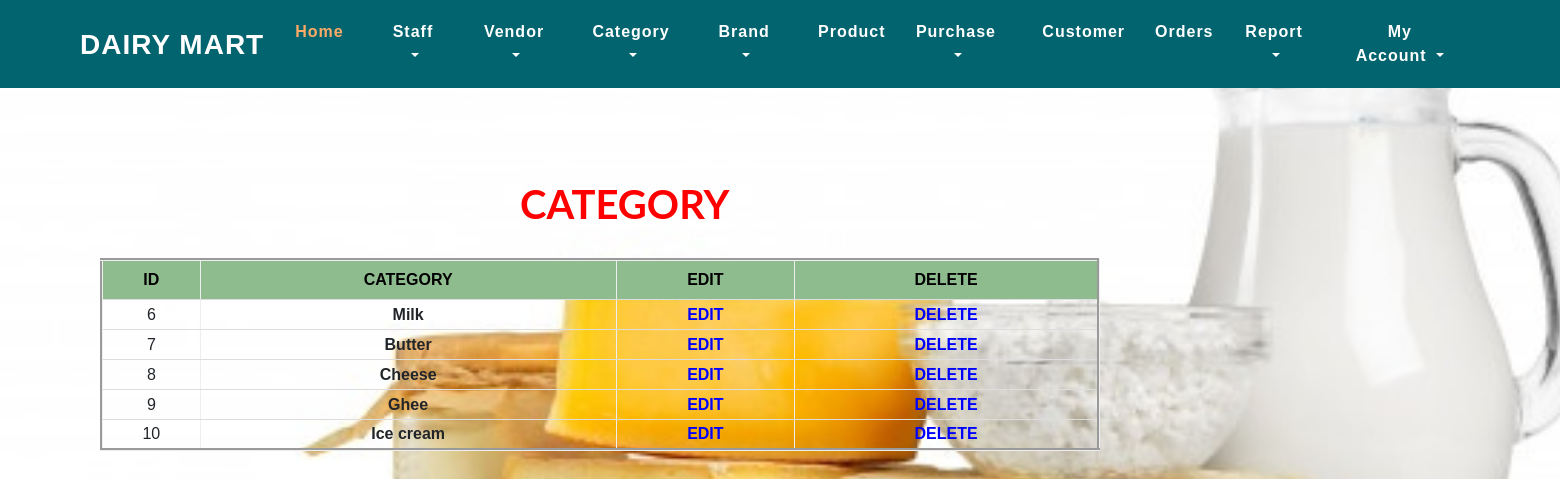
The app's page /admin/view_cat.php with its own data.
### tables this page shows
CREATE TABLE `tbl_category` (
  `cat_id` int(50) NOT NULL,
  `cat_type` varchar(50) NOT NULL
);

### shares/db/mydatabase.inc (called while the page is built, shortened)
<?php
	function getDatas($sql){
		$dt = mysql_query($sql);
		$table = array();
		$rno = mysql_num_rows($dt);
		$cno = mysql_num_fields($dt);
		for($i=0;$i<$rno;$i++){
			$row = mysql_fetch_array($dt);
			for($j=0;$j<$cno;$j++){
				$table[$i][$j] = $row[$j];
			}
		}
		return $table;
	}
?>

### admin/view_cat.php (the view, shortened to what this page needs)
<?php include_once("../shares/db/mydatabase.inc");
include_once("top.php");
  ?>
 <head>
 </head>
	<?php
$sql="select * from tbl_category";
					$tbl=getDatas($sql);
if($tbl==null){
   echo "<div style='position:relative;top:350px;color:blue;left:620px;'>Nothing Added.......</div>";
}
else
{
?>
                <h1 style="position:relative;left:520px;top:180px;color:red;">CATEGORY</h1>
				<table border="1" style="position:relative;left:100px;top:210px;">
					<thead>
						<tr>
							<th>Id</th>
                            <th>Category</th>
                            <th>Edit</th>
                            <th>Delete</th>
				       </tr>
					</thead>
					<?php
					for($i=0;$i<count($tbl);$i++)
					{
					?>
					<tbody><tr >
						<td><?php echo $tbl[$i][0];?></td>
						<td><b><?php echo $tbl[$i][1];?></b></td>
                        <td><a href="edit_cat.php?id=<?php echo $tbl[$i][0];?>"><font color="blue"><b>EDIT</b></font></a></td>
                        <td><a href="?id=<?php echo $tbl[$i][0];?>"><font color="blue"><b>DELETE</b></font></a></td>
							</tr>
                        <?php
					}
}
					?>
					</tbody>
				</table>

### temp/css/style.css (style rules this page uses)
body { margin: 0; font-family: 'Montserrat', sans-serif; background: #fff; }
body a, .slider-info a { transition: 0.5s all; -webkit-transition: 0.5s all; -moz-transition: 0.5s all; -o-transition: 0.5s all; -ms-transition: 0.5s all; text-decoration: none; outline: none; }
h1, h2, h3, h4, h5, h6 { margin: 0; font-family: 'Lato', sans-serif; font-weight:700; }

### admin/view_cat.php (style rules this page uses)
table { border: groove; border-radius: 8px; width:1000px; border-collapse:collapse; }
th { background-color:darkseagreen; color: Black; height: 40px; text-align: center; text-transform: uppercase; }
td { text-align: center; }
tr { height: 30px; border-bottom: 1px solid #ddd; }
body { background:url(../img/milk1.jpg) no-repeat top fixed ; background-size:cover; }

### records on screen
tbl_category: cat_id "6", cat_type "Milk"
tbl_category: cat_id "7", cat_type "Butter"
tbl_category: cat_id "8", cat_type "Cheese"
tbl_category: cat_id "9", cat_type "Ghee"
tbl_category: cat_id "10", cat_type "Ice cream"
